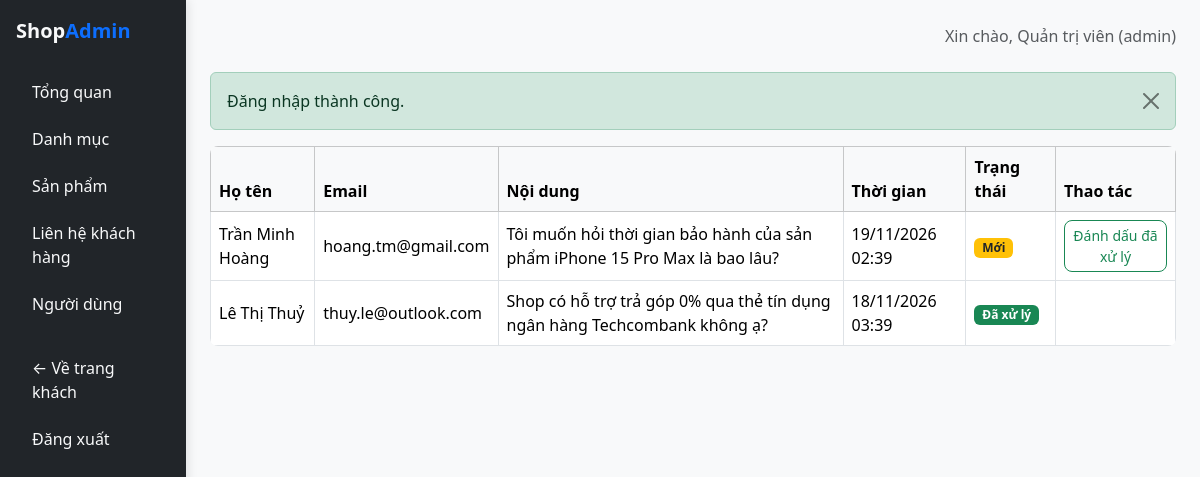
The page /public/admin/contact (signed in) on the database its author committed.
### tables this page shows
CREATE TABLE `contacts` (
    `id` INT AUTO_INCREMENT PRIMARY KEY,
    `full_name` VARCHAR(150) NOT NULL,
    `email` VARCHAR(150) NOT NULL,
    `message` TEXT NOT NULL,
    `status` ENUM('new','resolved') NOT NULL DEFAULT 'new',
    `created_at` DATETIME NOT NULL DEFAULT CURRENT_TIMESTAMP
);

### app/core/Controller.php (called while the page is built, shortened)
<?php
abstract class Controller
{
    protected function view(string $view, array $data = [], string|false $layout = 'main'): void
    {
        $viewFile = __DIR__ . '/../views/' . $view . '.php';
        $layoutFile = __DIR__ . '/../views/layouts/' . $layout . '.php';
        $content = function () use ($viewFile, $data) {
            extract($data);
            require $viewFile;
        };
        require $layoutFile;
    }
}

### app/core/AdminController.php (called while the page is built, shortened)
<?php
abstract class AdminController extends Controller
{
protected function view(string $view, array $data = [], string|false
$layout = 'admin'): void
{
parent::view($view, $data, $layout);
}
}

### app/controllers/admin/AdminContactController.php (called while the page is built, shortened)
<?php
class AdminContactController extends AdminController
{
    public function index(): void
    {
        $contacts = Contact::all('created_at DESC');
        $this->view('admin/contact/index', [
            'pageTitle' => 'Liên hệ từ khách hàng',
            'contacts' => $contacts
        ]);
    }
}

### app/core/App.php (called while the page is built, shortened)
<?php
class App
{
    protected string $action;
    protected array $params = [];
    public function __construct()
    {
        $url = $_GET['url'] ?? '';
        if ($url === '') {
            if (!empty($_SERVER['PATH_INFO'])) {
                $url = $_SERVER['PATH_INFO'];
            }
        }
        $url = preg_replace('#^/?index\.php/?#i', '', $url);
        $url = trim($url, '/');
        $segments = $url === '' ? [] : explode('/', $url);
        if (($segments[0] ?? '') === 'admin') {
            $this->action = $segments[2] ?? 'index';
            $this->params = array_slice($segments, 3);
        } else {
            $this->controllerName = ucfirst($segments[0] ?? 'home') . 'Controller';
            $this->action = $segments[1] ?? 'index';
            $this->params = array_slice($segments, 2);
        }
        $this->dispatch();
    }
    protected function dispatch(): void
    {
        $controller = new $this->controllerName();
        call_user_func_array([$controller, $this->action], $this->params);
    }
}

### public/index.php (called while the page is built, shortened)
<?php
require_once __DIR__ . '/../app/core/helpers.php';
spl_autoload_register(function (string $class): void {
$directories = [
__DIR__ . '/../app/core/',
__DIR__ . '/../app/controllers/',
__DIR__ . '/../app/controllers/admin/',
__DIR__ . '/../app/models/',
__DIR__ . '/../app/services/',
];
foreach ($directories as $dir) {
$file = $dir . $class . '.php';
if (file_exists($file)) {
return;
}
}
});
new App();
?>

### app/core/Database.php (called while the page is built, shortened)
<?php
class Database
{
    private static ?PDO $instance = null;
    public static function getInstance(): PDO
    {
        if (self::$instance === null) {
            $host = defined('DB_HOST') ? DB_HOST : 'localhost';
            $name = defined('DB_NAME') ? DB_NAME : 'shop_db';
            $user = defined('DB_USER') ? DB_USER : 'root';
            $pass = defined('DB_PASS') ? DB_PASS : '';
            $charset = defined('DB_CHARSET') ? DB_CHARSET : 'utf8mb4';
            $dsn = "mysql:host={$host};dbname={$name};charset={$charset}";
            $options = [
                PDO::ATTR_ERRMODE            => PDO::ERRMODE_EXCEPTION,
                PDO::ATTR_DEFAULT_FETCH_MODE => PDO::FETCH_ASSOC,
                PDO::ATTR_EMULATE_PREPARES   => false,
            ];
            try {
                self::$instance = new PDO($dsn, $user, $pass, $options);
            } catch (PDOException $e) {
                try {
                    $initDsn = "mysql:host={$host};charset={$charset}";
                    $initPdo = new PDO($initDsn, $user, $pass, $options);
                    $initPdo->exec("CREATE DATABASE IF NOT EXISTS `{$name}` CHARACTER SET utf8mb4 COLLATE utf8mb4_unicode_ci");
                    self::$instance = new PDO($dsn, $user, $pass, $options);
                    $schemaFile = __DIR__ . '/../../database/schema.sql';
                    if (file_exists($schemaFile)) {
                        $sql = file_get_contents($schemaFile);
                        self::$instance->exec($sql);
                    }
                } catch (PDOException $ex) {
                    error_log('Loi ket noi CSDL: ' . $ex->getMessage());
                    http_response_code(500);
                    die('Lỗi kết nối cơ sở dữ liệu: ' . $ex->getMessage());
                }
            }
        }
        return self::$instance;
    }
}

### app/core/Model.php (called while the page is built, shortened)
<?php
abstract class Model
{
protected static string $table = '';
protected static function db(): PDO
{
return Database::getInstance();
}
public static function all(string $orderBy = ''): array
{
$sql = 'SELECT * FROM ' . static::$table;
if ($orderBy !== '') {
$sql .= ' ORDER BY ' . $orderBy;
}
return static::db()->query($sql)->fetchAll();
}
}
?>

### app/core/helpers.php (called while the page is built, shortened)
<?php
function e(?string $value): string
{
    return htmlspecialchars((string) ($value ?? ''), ENT_QUOTES, 'UTF-8');
}
function base_url(string $path = ''): string
{
    static $base = null;
    if ($base === null) {
        if (defined('BASE_URL') && BASE_URL !== 'http://localhost/shop/public/') {
            $base = rtrim(BASE_URL, '/');
        } else {
            $scriptName = str_replace('\\', '/', $_SERVER['SCRIPT_NAME'] ?? '');
            $dir = dirname($scriptName);
            $base = ($dir === '/' || $dir === '\\') ? '' : rtrim($dir, '/');
        }
    }
    $path = ltrim($path, '/');
    return $path === '' ? ($base === '' ? '/' : $base . '/') : $base . '/' . $path;
}

### app/views/admin/contact/index.php (the view, shortened to what this page needs)
<div class="table-responsive">
    <table class="table table-bordered bg-white align-middle">
        <thead class="table-light">
            <tr>
                <th>Họ tên</th>
                <th>Email</th>
                <th>Nội dung</th>
                <th>Thời gian</th>
                <th>Trạng thái</th>
                <th style="width: 120px;">Thao tác</th>
            </tr>
        </thead>
        <tbody>
            <?php foreach ($contacts as $c): ?>
                <tr>
                    <td><?= e($c['full_name']) ?></td>
                    <td><?= e($c['email']) ?></td>
                    <td><?= nl2br(e($c['message'])) ?></td>
                    <td><?= e(date('d/m/Y H:i', strtotime($c['created_at']))) ?></td>
                    <td>
                        <?php if ($c['status'] === 'resolved'): ?>
                            <span class="badge bg-success">Đã xử lý</span>
                        <?php else: ?>
                            <span class="badge bg-warning text-dark">Mới</span>
                        <?php endif; ?>
                    </td>
                    <td>
                        <?php if ($c['status'] !== 'resolved'): ?>
                            <form method="POST" action="<?= e(base_url('admin/contact/resolve')) ?>">
                                <button class="btn btn-sm btn-outline-success">Đánh dấu đã xử lý</button>
                            </form>
                        <?php endif; ?>
                    </td>
                </tr>
            <?php endforeach; ?>
        </tbody>
    </table>
</div>

### public/css/style.css (style rules this page uses)
body { background-color: #f8f9fa; color: #333333; font-family: system-ui, -apple-system, "Segoe UI", Roboto, "Helvetica Neue", Arial, sans-serif; }
.table { border-radius: 0.5rem; overflow: hidden; }
.btn { border-radius: 0.5rem; font-weight: 500; }

### rows shown on the page
contacts: full_name "Trần Minh Hoàng", email "hoang.tm@gmail.com", message "Tôi muốn hỏi thời gian bảo hành của sản phẩm iPhone 15 Pro Max là bao lâu?", created_at "19/11/2026 02:39", status "Mới"
contacts: full_name "Lê Thị Thuỷ", email "thuy.le@outlook.com", message "Shop có hỗ trợ trả góp 0% qua thẻ tín dụng ngân hàng Techcombank không ạ?", created_at "18/11/2026 03:39", status "Đã xử lý"

### other values the page prints
Auth::user()['full_name'] "Quản trị viên"
Auth::role() "admin"
$f['message'] "Đăng nhập thành công."
